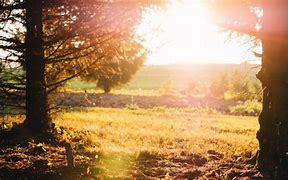
#> input picture resources/assets/exp1/106.jpg, 288 x 180 px
$ python '直方图均衡化.py'
#> lines starting #> are read from the running program, lines starting #| are printed output that depends on the picture
#> in main, image is the input picture: shape (180, 288, 3); mean B, G, R 95.5, 134.7, 172
import cv2
import matplotlib.pyplot as plt
from matplotlib import rcParams

# 支持汉字
rcParams['font.sans-serif'] = ['SimHei']


# 直方图均衡化
def histogram_equalization(image):
    # 分离图像的三个通道
    B, G, R = cv2.split(image)
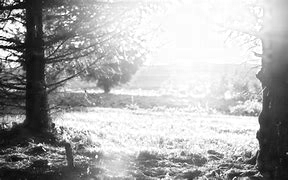
#> B: shape (180, 288); min 3, max 255, mean 172
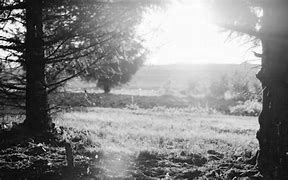
#> G: shape (180, 288); min 0, max 255, mean 134.7
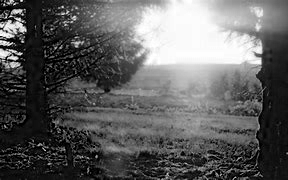
#> R: shape (180, 288); min 0, max 255, mean 95.5

    # 对每个通道进行直方图均衡化
    B_eq = cv2.equalizeHist(B)
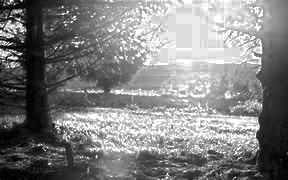
#> B_eq: shape (180, 288); min 0, max 255, mean 129
    G_eq = cv2.equalizeHist(G)
    R_eq = cv2.equalizeHist(R)
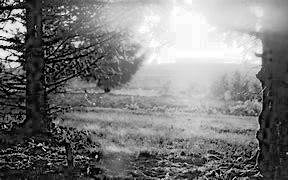
#> R_eq: shape (180, 288); min 0, max 255, mean 123.6

    # 合并均衡化后的通道
    image_eq = cv2.merge((B_eq, G_eq, R_eq))
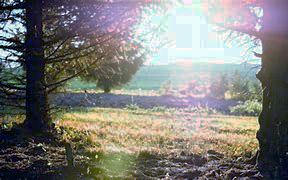
#> image_eq: shape (180, 288, 3); mean R, G, B 129, 127.9, 123.6
    return image_eq


# 显示图像
def show_image(image, image_eq):
    # 图像信息
    img_info = [
        {'index': 1, 'title': '原始图像', 'image': image},
        {'index': 2, 'title': '直方图均衡化的图像', 'image': image_eq},
    ]
    # 创建子图
    for item in img_info:
        plt.subplot(2, 2, item['index'])
        plt.title(item['title'])
        plt.imshow(item['image'], cmap='gray')
        plt.axis('off')
#> this loop made 2 passes


# 显示直方图
def show_histogram(image, image_eq):
    # 定义颜色
    colors = ('b', 'g', 'r')

    # 直方图信息
    histogram_info = [
        {'index': 3, 'title': '原始直方图', 'image': image},
        {'index': 4, 'title': '直方图均衡化的直方图', 'image': image_eq},
    ]
    # 创建子图
    for item in histogram_info:
        plt.subplot(2, 2, item['index'])
        plt.title(item['title'])
        plt.xlabel('像素值')
        plt.ylabel('频率')
        for i, color in enumerate(colors):
            hist = cv2.calcHist(item['image'], [i], None, [256], [0, 256])
            plt.plot(hist, color=color)


# 主函数
def main():
    # 获取图像路径
    image_path = '../resources/assets/exp1/106.jpg'

    # 读取图像
    image = cv2.imread(image_path)
    if image is None:
        print(f"无法读取图像: {image_path}")
        exit(1)

    # 转换颜色空间从 BGR 到 RGB
    image = cv2.cvtColor(image, cv2.COLOR_BGR2RGB)

    # 直方图均衡化
    image_eq = histogram_equalization(image)

    # 显示原始图像和均衡化后的图像
    plt.figure(figsize=(12, 6))  # 大小为 12 * 6
    show_image(image, image_eq)

    # 绘制原始图像的直方图
    show_histogram(image, image_eq)

    # 调整子图之间的间距
    plt.tight_layout()
    plt.show()
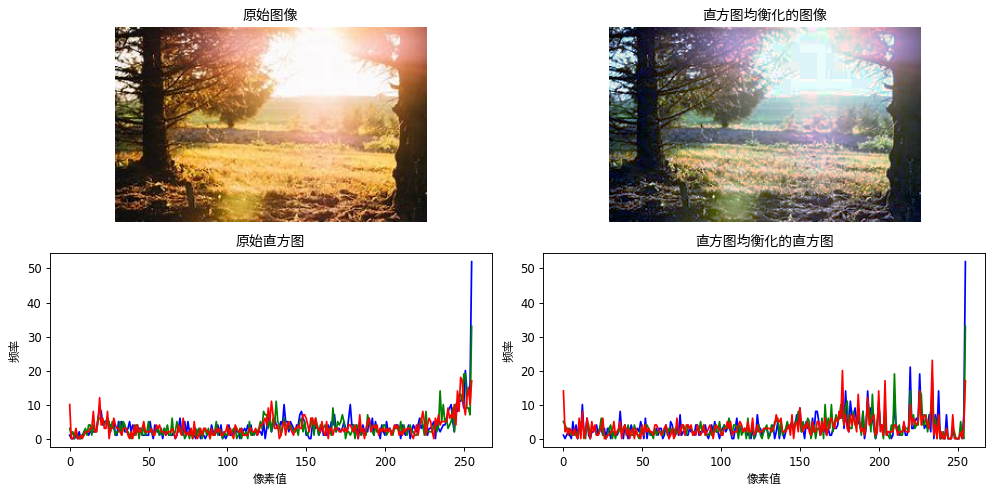
#> figure drawn by matplotlib, 4 panels; panel 3: curve peaks at x = 255, y = 52; panel 3: curve peaks at x = 255, y = 33; panel 3: curve peaks at x = 248, y = 18; panel 4: curve peaks at x = 255, y = 52


if __name__ == '__main__':
    main()

$ run again, with resources/assets/exp1/103.jpg copied over resources/assets/exp1/106.jpg
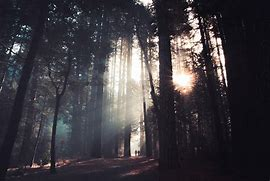
#> input picture resources/assets/exp1/103.jpg, 270 x 181 px
#> in main, image is the input picture: shape (181, 270, 3); mean B, G, R 64.5, 59.3, 62.5
#> the loop in show_image, `for item in img_info:` made 2 passes
#> the loop in show_histogram, `for item in histogram_info:` made 2 passes
#> in main, `plt.show()`:
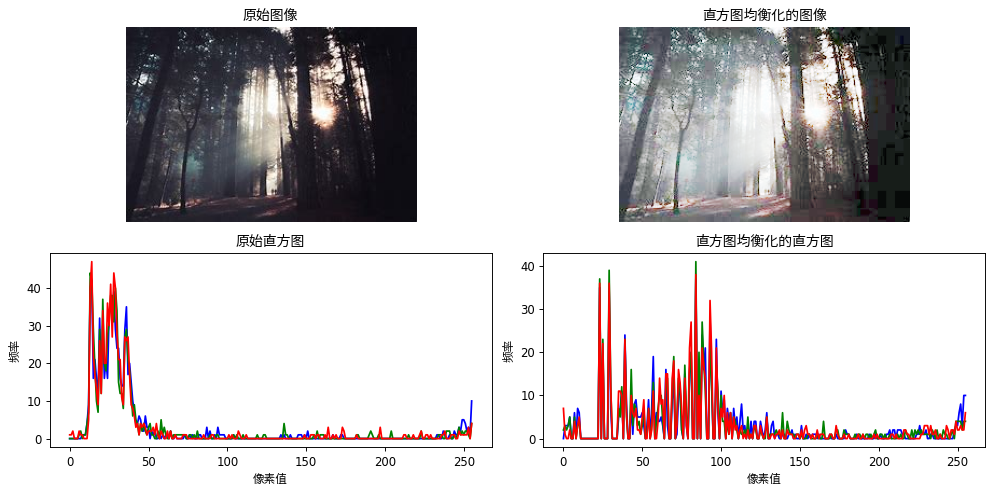
#> figure drawn by matplotlib, 4 panels; panel 3: curve peaks at x = 14, y = 42; panel 3: curve peaks at x = 13, y = 44; panel 3: curve peaks at x = 14, y = 47; panel 4: curve peaks at x = 84, y = 37
